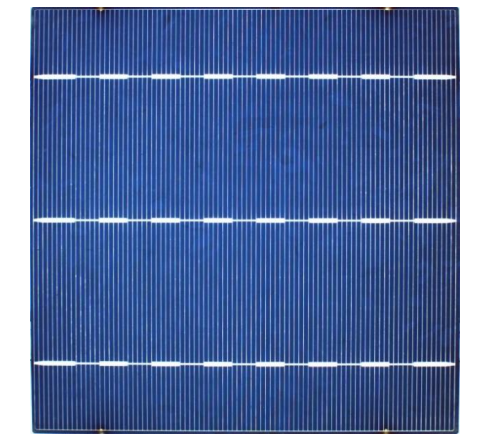
#> input picture PyProjects/cvpy/毕设3.0/group7/img_65.png, 491 x 441 px, found by its file name
$ python 7.1demo.py
#> lines starting #> are read from the running program, lines starting #| are printed output that depends on the picture; after the words box and inside, x2 and y2 are one past the last pixel; in counts of white or black regions, pixels touching at a corner belong together
import cv2
img = cv2.imread("../../images/img_65.png")
#> img is the input picture: shape (441, 491, 3); mean B, G, R 162.4, 112.5, 89.5
res = cv2.Canny(img,150,300)
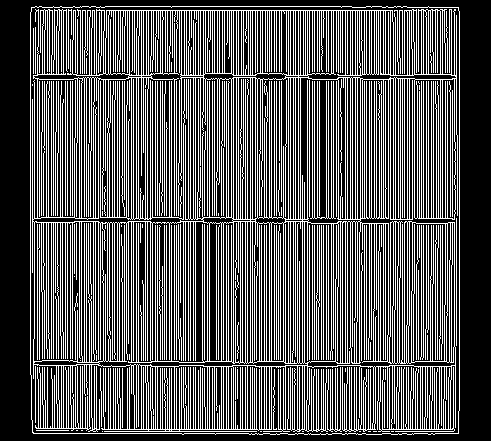
#> res: shape (441, 491); 34.5% white in thin lines or dots, all inside (x1, y1, x2, y2) = (30, 6, 460, 435)
cv2.imshow("img",res)
cv2.waitKey(0)

$ run again, with PyProjects/cvpy/毕设3.0/group7/img_61.png copied over PyProjects/cvpy/毕设3.0/group7/img_65.png
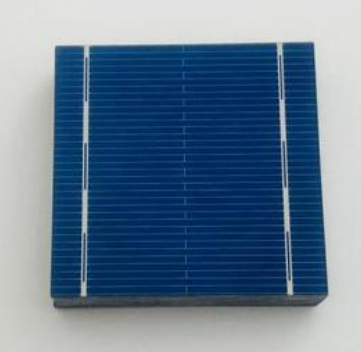
#> input picture PyProjects/cvpy/毕设3.0/group7/img_61.png, 361 x 352 px, found by its file name
#> img is the input picture: shape (352, 361, 3); mean B, G, R 145.4, 122.5, 99.7
#> `res = cv2.Canny(img,150,300)`:
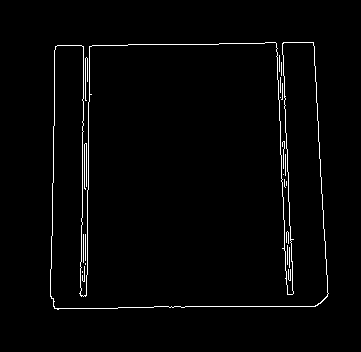
#> res: shape (352, 361); 2% white in thin lines or dots, all inside (x1, y1, x2, y2) = (50, 42, 329, 310)

$ run again, with PyProjects/cvpy/毕设3.0/group7/img_62.png copied over PyProjects/cvpy/毕设3.0/group7/img_65.png
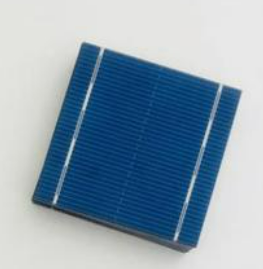
#> input picture PyProjects/cvpy/毕设3.0/group7/img_62.png, 263 x 269 px, found by its file name
#> img is the input picture: shape (269, 263, 3); mean B, G, R 176.2, 159.9, 139.3
#> `res = cv2.Canny(img,150,300)`:
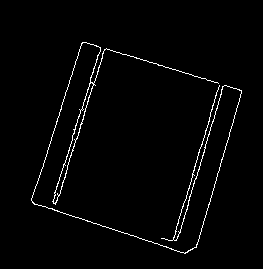
#> res: shape (269, 263); 2% white in thin lines or dots, all inside (x1, y1, x2, y2) = (31, 42, 242, 254)

$ run again, with PyProjects/cvpy/毕设3.0/group7/img_63.png copied over PyProjects/cvpy/毕设3.0/group7/img_65.png
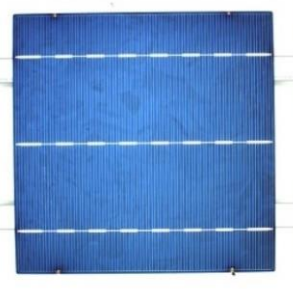
#> input picture PyProjects/cvpy/毕设3.0/group7/img_63.png, 293 x 289 px, found by its file name
#> img is the input picture: shape (289, 293, 3); mean B, G, R 198.7, 143.4, 104.6
#> `res = cv2.Canny(img,150,300)`:
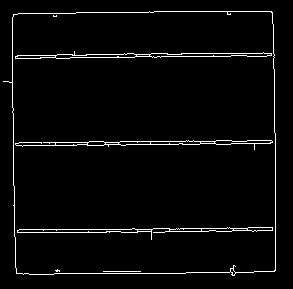
#> res: shape (289, 293); 3.2% white in thin lines or dots, all inside (x1, y1, x2, y2) = (3, 11, 276, 276)
